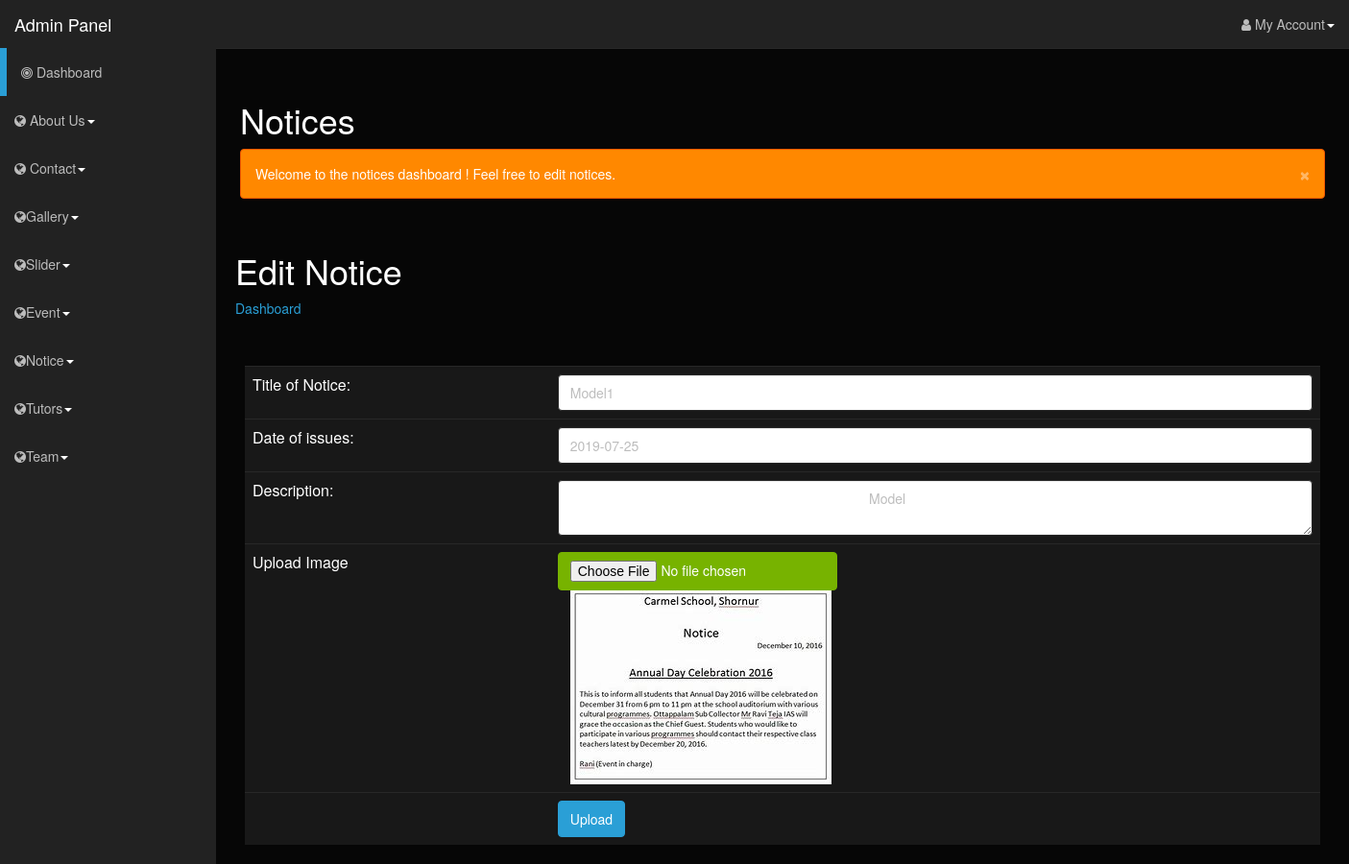
Screenshot of /admin/editnotice.php?data_id=1 with the database file from the repository.
### tables this page shows
CREATE TABLE `notice` (
  `id` int(10) NOT NULL,
  `title` varchar(100) NOT NULL,
  `description` varchar(1000) NOT NULL,
  `photo` varchar(50) NOT NULL,
  `date` date NOT NULL,
  `status` int(2) NOT NULL
);

### admin/editnotice.php (the view, shortened to what this page needs)
<html lang="en">
<head>
    <link rel="stylesheet" type="text/css" href="bootstrap/css/bootstrap.min.css" />
    <link rel="stylesheet" type="text/css" href="font-awesome/css/font-awesome.min.css" />
    <link rel="stylesheet" type="text/css" href="css/local.css" />
    <link rel="stylesheet" type="text/css" href="http://www.shieldui.com/shared/components/latest/css/light-bootstrap/all.min.css" />
    <link id="gridcss" rel="stylesheet" type="text/css" href="http://www.shieldui.com/shared/components/latest/css/dark-bootstrap/all.min.css" />
</head>
<body>
    <div id="wrapper">
          <?php
		    include("navigation.php");
			?>
		 <div id="page-wrapper">
            <div class="row">
                <div class="col-lg-12">
                    <h1>Notices</h1>
                    <div class="alert alert-dismissable alert-warning">
                        <button data-dismiss="alert" class="close" type="button">&times;</button>
                         Welcome to the notices dashboard ! Feel free to edit notices.
                        <br />
                    </div>
                </div>
            </div>
         </div>
			<section class="banner-area relative about-banner" id="home" >
				<div class="container">
					<div class="row d-flex align-items-center justify-content-center">
						<div class="about-content col-lg-12">
							<h1 class="text-white">
								Edit Notice
							</h1>
							<p class="text-white link-nav"><a href="index.php">Dashboard</a>
						</div>
					</div>
				</div>
			</section>
			<br/><br/>
			<section class="info-area pb-40">
				<div class="container-fluid">
				    <div class="col-md-12">
					  <form method="POST" action="" enctype = "multipart/form-data">
						<?php
							include("connect.php");
							$id=$_GET['data_id'];
							$result=mysqli_query($con,"select * from notice where id=$id and status=1");
							$row = mysqli_fetch_assoc($result);
						?>
						<table class="table">
								<tr>
									<td>Title of Notice:</td>
									<td>
										<input type="text" name="title" id="title" class="form-control" data-validation="required" value="<?php echo $row['title']?>">
									</td>
								</tr>
								<tr>
									<td>Date of issues:</td>
									<td>
										<input type="text" name="date" id="date" class="form-control" data-validation="required" value="<?php echo ($row['date']);?>">
									</td>
								</tr>
								<tr>
									<td>Description:</td>
									<td>
										<textarea class="form-control" id="description" name="description" data-validation="required">
										<?php echo $row['description']?>
										</textarea>
									</td>
								</tr>
								<tr>
									<td>Upload Image</td>
										<td><input class="btn btn-success" type="file"  name="image" data-validation="required">
										<?php  echo ("<img  src='../img/notice/".$row['photo']."' class='img-fluid'>");?>
										</td>
								</tr>
								<tr>
									<td></td>
									<td><input class="btn btn-primary" type="submit"  name="upload"
									value="Upload"></td>
								</tr>
							</table>
						</form>
					</div>
				</div>
			</section>
	</body>
</html>

### rows the page displays
notice: title "Model1", date "2019-07-25", description "Model", photo (picture)
